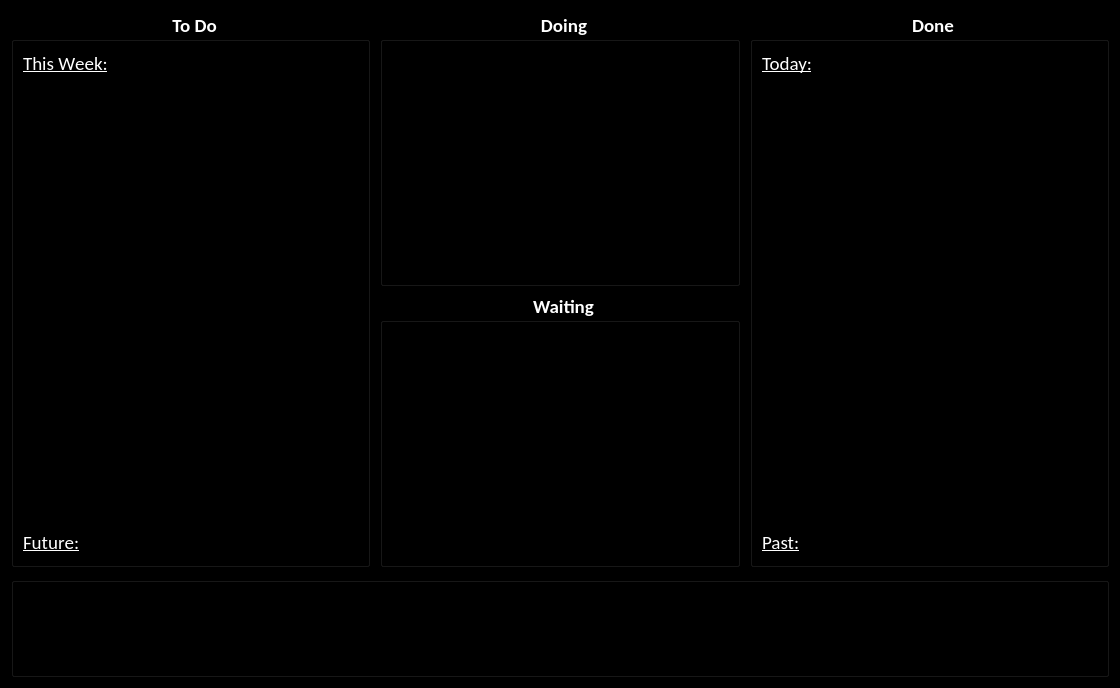
<?xml version="1.0" encoding="UTF-8"?>
<ui version="4.0">
 <class>MainWindow</class>
 <widget class="QMainWindow" name="MainWindow">
  <property name="windowModality">
   <enum>Qt::NonModal</enum>
  </property>
  <property name="geometry">
   <rect>
    <x>0</x>
    <y>0</y>
    <width>1120</width>
    <height>688</height>
   </rect>
  </property>
  <property name="sizeIncrement">
   <size>
    <width>0</width>
    <height>0</height>
   </size>
  </property>
  <property name="font">
   <font>
    <pointsize>24</pointsize>
    <stylestrategy>PreferDefault</stylestrategy>
    <kerning>true</kerning>
   </font>
  </property>
  <property name="windowTitle">
   <string>Minimalist Kanban Board [ESC: screen size] [CTRL+TAB: view] [CTRL+S: save] Auto-save every 30mins</string>
  </property>
  <property name="windowOpacity">
   <double>100.000000000000000</double>
  </property>
  <property name="toolTip">
   <string/>
  </property>
  <property name="whatsThis">
   <string/>
  </property>
  <property name="accessibleDescription">
   <string/>
  </property>
  <property name="autoFillBackground">
   <bool>false</bool>
  </property>
  <property name="styleSheet">
   <string notr="true">background-color: black;</string>
  </property>
  <property name="toolButtonStyle">
   <enum>Qt::ToolButtonIconOnly</enum>
  </property>
  <property name="animated">
   <bool>false</bool>
  </property>
  <property name="documentMode">
   <bool>false</bool>
  </property>
  <widget class="QWidget" name="centralWidget">
   <property name="maximumSize">
    <size>
     <width>16777215</width>
     <height>16777215</height>
    </size>
   </property>
   <property name="styleSheet">
    <string notr="true"/>
   </property>
   <layout class="QHBoxLayout" name="horizontalLayout_4" stretch="0">
    <property name="spacing">
     <number>0</number>
    </property>
    <property name="sizeConstraint">
     <enum>QLayout::SetDefaultConstraint</enum>
    </property>
    <property name="leftMargin">
     <number>0</number>
    </property>
    <property name="topMargin">
     <number>0</number>
    </property>
    <property name="rightMargin">
     <number>0</number>
    </property>
    <property name="bottomMargin">
     <number>0</number>
    </property>
    <item>
     <widget class="QStackedWidget" name="stackedWidget">
      <property name="lineWidth">
       <number>0</number>
      </property>
      <property name="currentIndex">
       <number>0</number>
      </property>
      <widget class="QWidget" name="page_today">
       <layout class="QVBoxLayout" name="verticalLayout_11">
        <property name="spacing">
         <number>10</number>
        </property>
        <item>
         <layout class="QHBoxLayout" name="horizontalLayout">
          <property name="spacing">
           <number>10</number>
          </property>
          <property name="leftMargin">
           <number>0</number>
          </property>
          <item>
           <widget class="QGroupBox" name="groupBox_4">
            <property name="font">
             <font>
              <family>Calibri</family>
              <pointsize>14</pointsize>
              <weight>75</weight>
              <bold>true</bold>
             </font>
            </property>
            <property name="styleSheet">
             <string notr="true">color:white;</string>
            </property>
            <property name="title">
             <string notr="true">   To Do   </string>
            </property>
            <property name="alignment">
             <set>Qt::AlignCenter</set>
            </property>
            <property name="flat">
             <bool>false</bool>
            </property>
            <property name="checkable">
             <bool>false</bool>
            </property>
            <property name="checked">
             <bool>false</bool>
            </property>
            <layout class="QVBoxLayout" name="verticalLayout_6">
             <property name="leftMargin">
              <number>5</number>
             </property>
             <property name="topMargin">
              <number>5</number>
             </property>
             <property name="rightMargin">
              <number>5</number>
             </property>
             <property name="bottomMargin">
              <number>5</number>
             </property>
             <item>
              <widget class="QToolBox" name="toolBox_2">
               <property name="font">
                <font>
                 <family>Calibri</family>
                 <pointsize>14</pointsize>
                 <weight>50</weight>
                 <bold>false</bold>
                 <underline>true</underline>
                 <kerning>false</kerning>
                </font>
               </property>
               <property name="cursor">
                <cursorShape>ArrowCursor</cursorShape>
               </property>
               <property name="toolTipDuration">
                <number>-1</number>
               </property>
               <property name="styleSheet">
                <string notr="true">QToolBox::tab { border:0;}</string>
               </property>
               <property name="lineWidth">
                <number>0</number>
               </property>
               <property name="currentIndex">
                <number>0</number>
               </property>
               <property name="tabSpacing">
                <number>0</number>
               </property>
               <widget class="QWidget" name="page_3">
                <property name="geometry">
                 <rect>
                  <x>0</x>
                  <y>0</y>
                  <width>346</width>
                  <height>476</height>
                 </rect>
                </property>
                <attribute name="label">
                 <string>This Week:</string>
                </attribute>
                <layout class="QVBoxLayout" name="verticalLayout_9">
                 <item>
                  <widget class="QPlainTextEdit" name="txt_todo_today">
                   <property name="maximumSize">
                    <size>
                     <width>16777215</width>
                     <height>16777215</height>
                    </size>
                   </property>
                   <property name="font">
                    <font>
                     <family>Calibri</family>
                     <pointsize>14</pointsize>
                     <italic>false</italic>
                    </font>
                   </property>
                   <property name="cursor" stdset="0">
                    <cursorShape>IBeamCursor</cursorShape>
                   </property>
                   <property name="autoFillBackground">
                    <bool>false</bool>
                   </property>
                   <property name="styleSheet">
                    <string notr="true">color:white;border-radius:0;</string>
                   </property>
                   <property name="plainText">
                    <string/>
                   </property>
                  </widget>
                 </item>
                </layout>
               </widget>
               <widget class="QWidget" name="page_4">
                <property name="geometry">
                 <rect>
                  <x>0</x>
                  <y>0</y>
                  <width>346</width>
                  <height>476</height>
                 </rect>
                </property>
                <attribute name="label">
                 <string>Future:</string>
                </attribute>
                <layout class="QVBoxLayout" name="verticalLayout_10">
                 <item>
                  <widget class="QPlainTextEdit" name="txt_todo">
                   <property name="font">
                    <font>
                     <family>Calibri</family>
                     <pointsize>14</pointsize>
                     <italic>false</italic>
                    </font>
                   </property>
                   <property name="cursor" stdset="0">
                    <cursorShape>IBeamCursor</cursorShape>
                   </property>
                   <property name="styleSheet">
                    <string notr="true">border-radius:0;</string>
                   </property>
                  </widget>
                 </item>
                </layout>
               </widget>
              </widget>
             </item>
            </layout>
           </widget>
          </item>
          <item>
           <layout class="QVBoxLayout" name="verticalLayout">
            <item>
             <widget class="QGroupBox" name="groupBox_2">
              <property name="maximumSize">
               <size>
                <width>16777215</width>
                <height>300</height>
               </size>
              </property>
              <property name="font">
               <font>
                <family>Calibri</family>
                <pointsize>14</pointsize>
                <weight>75</weight>
                <bold>true</bold>
               </font>
              </property>
              <property name="layoutDirection">
               <enum>Qt::LeftToRight</enum>
              </property>
              <property name="styleSheet">
               <string notr="true">color:white;</string>
              </property>
              <property name="title">
               <string notr="true">   Doing   </string>
              </property>
              <property name="alignment">
               <set>Qt::AlignHCenter|Qt::AlignTop</set>
              </property>
              <property name="flat">
               <bool>false</bool>
              </property>
              <layout class="QHBoxLayout" name="horizontalLayout_2">
               <property name="leftMargin">
                <number>12</number>
               </property>
               <property name="topMargin">
                <number>5</number>
               </property>
               <property name="rightMargin">
                <number>12</number>
               </property>
               <property name="bottomMargin">
                <number>5</number>
               </property>
               <item>
                <widget class="QPlainTextEdit" name="txt_doing">
                 <property name="maximumSize">
                  <size>
                   <width>16777215</width>
                   <height>16777215</height>
                  </size>
                 </property>
                 <property name="font">
                  <font>
                   <family>Calibri</family>
                   <pointsize>14</pointsize>
                   <italic>false</italic>
                  </font>
                 </property>
                 <property name="cursor" stdset="0">
                  <cursorShape>IBeamCursor</cursorShape>
                 </property>
                 <property name="styleSheet">
                  <string notr="true">color:white;border-radius:0;</string>
                 </property>
                </widget>
               </item>
              </layout>
             </widget>
            </item>
            <item>
             <widget class="QGroupBox" name="groupBox_3">
              <property name="font">
               <font>
                <family>Calibri</family>
                <pointsize>14</pointsize>
                <weight>75</weight>
                <bold>true</bold>
               </font>
              </property>
              <property name="styleSheet">
               <string notr="true">color:white;</string>
              </property>
              <property name="title">
               <string notr="true">   Waiting   </string>
              </property>
              <property name="alignment">
               <set>Qt::AlignCenter</set>
              </property>
              <property name="flat">
               <bool>false</bool>
              </property>
              <layout class="QHBoxLayout" name="horizontalLayout_3">
               <property name="leftMargin">
                <number>12</number>
               </property>
               <property name="topMargin">
                <number>5</number>
               </property>
               <property name="rightMargin">
                <number>12</number>
               </property>
               <property name="bottomMargin">
                <number>5</number>
               </property>
               <item>
                <widget class="QPlainTextEdit" name="txt_waiting">
                 <property name="maximumSize">
                  <size>
                   <width>16777215</width>
                   <height>16777215</height>
                  </size>
                 </property>
                 <property name="font">
                  <font>
                   <family>Calibri</family>
                   <pointsize>14</pointsize>
                   <italic>false</italic>
                  </font>
                 </property>
                 <property name="cursor" stdset="0">
                  <cursorShape>IBeamCursor</cursorShape>
                 </property>
                 <property name="styleSheet">
                  <string notr="true">color:white;border-radius:0;</string>
                 </property>
                </widget>
               </item>
              </layout>
             </widget>
            </item>
           </layout>
          </item>
          <item>
           <widget class="QGroupBox" name="groupBox">
            <property name="font">
             <font>
              <family>Calibri</family>
              <pointsize>14</pointsize>
              <weight>75</weight>
              <bold>true</bold>
             </font>
            </property>
            <property name="styleSheet">
             <string notr="true">color:white;</string>
            </property>
            <property name="title">
             <string notr="true">   Done   </string>
            </property>
            <property name="alignment">
             <set>Qt::AlignCenter</set>
            </property>
            <property name="flat">
             <bool>false</bool>
            </property>
            <layout class="QVBoxLayout" name="verticalLayout_5">
             <property name="leftMargin">
              <number>5</number>
             </property>
             <property name="topMargin">
              <number>5</number>
             </property>
             <property name="rightMargin">
              <number>5</number>
             </property>
             <property name="bottomMargin">
              <number>5</number>
             </property>
             <item>
              <widget class="QToolBox" name="toolBox">
               <property name="font">
                <font>
                 <family>Calibri</family>
                 <pointsize>14</pointsize>
                 <weight>50</weight>
                 <bold>false</bold>
                 <underline>true</underline>
                </font>
               </property>
               <property name="cursor">
                <cursorShape>ArrowCursor</cursorShape>
               </property>
               <property name="mouseTracking">
                <bool>false</bool>
               </property>
               <property name="styleSheet">
                <string notr="true">QToolBox::tab { border:0;}</string>
               </property>
               <property name="frameShape">
                <enum>QFrame::NoFrame</enum>
               </property>
               <property name="frameShadow">
                <enum>QFrame::Plain</enum>
               </property>
               <property name="lineWidth">
                <number>0</number>
               </property>
               <property name="currentIndex">
                <number>0</number>
               </property>
               <property name="tabSpacing">
                <number>0</number>
               </property>
               <widget class="QWidget" name="page">
                <property name="geometry">
                 <rect>
                  <x>0</x>
                  <y>0</y>
                  <width>346</width>
                  <height>476</height>
                 </rect>
                </property>
                <attribute name="label">
                 <string>Today:</string>
                </attribute>
                <layout class="QHBoxLayout" name="horizontalLayout_8">
                 <item>
                  <widget class="QPlainTextEdit" name="txt_done_today">
                   <property name="maximumSize">
                    <size>
                     <width>16777215</width>
                     <height>16777215</height>
                    </size>
                   </property>
                   <property name="font">
                    <font>
                     <family>Calibri</family>
                     <pointsize>14</pointsize>
                     <italic>false</italic>
                    </font>
                   </property>
                   <property name="cursor" stdset="0">
                    <cursorShape>IBeamCursor</cursorShape>
                   </property>
                   <property name="styleSheet">
                    <string notr="true">color:white;border-radius:0;</string>
                   </property>
                   <property name="plainText">
                    <string/>
                   </property>
                  </widget>
                 </item>
                </layout>
               </widget>
               <widget class="QWidget" name="page_2">
                <property name="geometry">
                 <rect>
                  <x>0</x>
                  <y>0</y>
                  <width>346</width>
                  <height>476</height>
                 </rect>
                </property>
                <attribute name="label">
                 <string>Past:</string>
                </attribute>
                <layout class="QVBoxLayout" name="verticalLayout_4">
                 <item>
                  <widget class="QPlainTextEdit" name="txt_done">
                   <property name="maximumSize">
                    <size>
                     <width>16777215</width>
                     <height>16777215</height>
                    </size>
                   </property>
                   <property name="font">
                    <font>
                     <family>Calibri</family>
                     <pointsize>14</pointsize>
                     <italic>false</italic>
                    </font>
                   </property>
                   <property name="cursor" stdset="0">
                    <cursorShape>IBeamCursor</cursorShape>
                   </property>
                   <property name="styleSheet">
                    <string notr="true">color:white;border-radius:0;</string>
                   </property>
                  </widget>
                 </item>
                </layout>
               </widget>
              </widget>
             </item>
            </layout>
           </widget>
          </item>
         </layout>
        </item>
        <item>
         <widget class="QGroupBox" name="groupBox_6">
          <property name="maximumSize">
           <size>
            <width>16777215</width>
            <height>100</height>
           </size>
          </property>
          <property name="font">
           <font>
            <family>Calibri</family>
            <pointsize>14</pointsize>
            <weight>75</weight>
            <bold>true</bold>
           </font>
          </property>
          <property name="styleSheet">
           <string notr="true">color:white;</string>
          </property>
          <property name="title">
           <string notr="true"/>
          </property>
          <property name="alignment">
           <set>Qt::AlignCenter</set>
          </property>
          <property name="flat">
           <bool>false</bool>
          </property>
          <layout class="QVBoxLayout" name="verticalLayout_7">
           <property name="leftMargin">
            <number>5</number>
           </property>
           <property name="topMargin">
            <number>5</number>
           </property>
           <property name="rightMargin">
            <number>5</number>
           </property>
           <property name="bottomMargin">
            <number>5</number>
           </property>
           <item>
            <widget class="QPlainTextEdit" name="txt_reminder">
             <property name="maximumSize">
              <size>
               <width>16777215</width>
               <height>16777215</height>
              </size>
             </property>
             <property name="font">
              <font>
               <family>Calibri</family>
               <pointsize>14</pointsize>
               <italic>false</italic>
              </font>
             </property>
             <property name="cursor" stdset="0">
              <cursorShape>IBeamCursor</cursorShape>
             </property>
             <property name="styleSheet">
              <string notr="true">color:white;border-radius:0;</string>
             </property>
             <property name="plainText">
              <string/>
             </property>
            </widget>
           </item>
          </layout>
         </widget>
        </item>
       </layout>
      </widget>
      <widget class="QWidget" name="page_notes">
       <layout class="QVBoxLayout" name="verticalLayout_12">
        <item>
         <widget class="QGroupBox" name="groupBox_5">
          <property name="maximumSize">
           <size>
            <width>16777215</width>
            <height>16777215</height>
           </size>
          </property>
          <property name="font">
           <font>
            <family>Calibri</family>
            <pointsize>14</pointsize>
            <weight>75</weight>
            <bold>true</bold>
           </font>
          </property>
          <property name="styleSheet">
           <string notr="true">color:white; border:0;</string>
          </property>
          <property name="title">
           <string notr="true"/>
          </property>
          <property name="alignment">
           <set>Qt::AlignCenter</set>
          </property>
          <property name="flat">
           <bool>false</bool>
          </property>
          <layout class="QVBoxLayout" name="verticalLayout_3">
           <property name="spacing">
            <number>5</number>
           </property>
           <property name="leftMargin">
            <number>5</number>
           </property>
           <property name="topMargin">
            <number>5</number>
           </property>
           <property name="rightMargin">
            <number>5</number>
           </property>
           <property name="bottomMargin">
            <number>5</number>
           </property>
           <item>
            <widget class="QPlainTextEdit" name="txt_notes">
             <property name="maximumSize">
              <size>
               <width>16777215</width>
               <height>16777215</height>
              </size>
             </property>
             <property name="font">
              <font>
               <family>Calibri</family>
               <pointsize>14</pointsize>
               <italic>false</italic>
              </font>
             </property>
             <property name="cursor" stdset="0">
              <cursorShape>IBeamCursor</cursorShape>
             </property>
             <property name="layoutDirection">
              <enum>Qt::LeftToRight</enum>
             </property>
             <property name="styleSheet">
              <string notr="true">color:white;border-radius:0;</string>
             </property>
            </widget>
           </item>
          </layout>
         </widget>
        </item>
       </layout>
      </widget>
     </widget>
    </item>
   </layout>
  </widget>
 </widget>
 <layoutdefault spacing="6" margin="11"/>
 <resources/>
 <connections/>
</ui>
